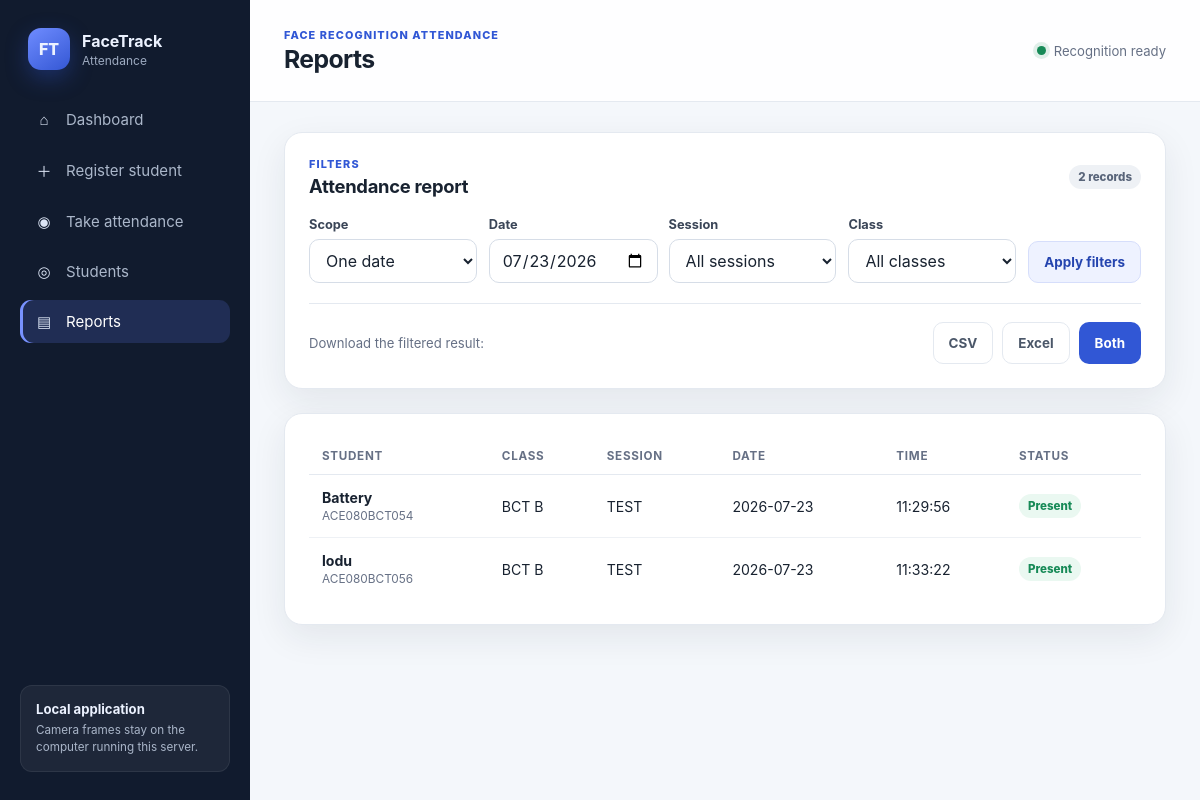
Page /reports on the committed database.
### tables this page shows
CREATE TABLE attendance (
                id INTEGER PRIMARY KEY AUTOINCREMENT,
                student_id TEXT NOT NULL,
                name TEXT NOT NULL,
                date TEXT NOT NULL,
                time TEXT NOT NULL,
                session_name TEXT NOT NULL DEFAULT 'default',
                status TEXT NOT NULL DEFAULT 'Present',
                FOREIGN KEY (student_id) REFERENCES students (student_id) ON DELETE CASCADE,
                UNIQUE(student_id, date, session_name)
            );

CREATE TABLE students (
                id INTEGER PRIMARY KEY AUTOINCREMENT,
                student_id TEXT UNIQUE NOT NULL,
                name TEXT NOT NULL,
                class_name TEXT NOT NULL DEFAULT '',
                created_at TEXT NOT NULL DEFAULT CURRENT_TIMESTAMP
            );

### app.py (the view)
@app.route("/reports")
def reports_page():
    try:
        selected_date = _validated_date(request.args.get("date")) or date.today().isoformat()
    except ValueError:
        selected_date = date.today().isoformat()
    selected_session = request.args.get("session", "").strip()
    selected_class = request.args.get("class", "").strip()
    scope = request.args.get("scope", "date")
    if scope not in {"date", "all"}:
        scope = "date"
    rows = _report_rows(
        scope,
        selected_date if scope == "date" else None,
        selected_session or None,
        selected_class or None,
    )
    return render_template(
        "reports.html",
        page="reports",
        rows=rows,
        classes=db.get_classes(),
        sessions=db.get_sessions(),
        selected_date=selected_date,
        selected_session=selected_session,
        selected_class=selected_class,
        scope=scope,
    )

### app.py (called while the page is built)
def _csrf_token() -> str:
    token = session.get("csrf_token")
    if not token:
        token = secrets.token_urlsafe(32)
        session["csrf_token"] = token
    return token

@app.context_processor
def inject_template_globals() -> dict[str, Any]:
    return {
        "csrf_token": _csrf_token(),
        "today_iso": date.today().isoformat(),
        "face_engine_ready": face_recognition is not None,
    }

@app.before_request
def protect_unsafe_requests() -> None:
    if request.method in {"POST", "PUT", "PATCH", "DELETE"}:
        _require_csrf()

def _validated_date(value: str | None) -> str | None:
    if not value:
        return None
    try:
        return datetime.strptime(value, "%Y-%m-%d").date().isoformat()
    except ValueError as exc:
        raise ValueError("Date must use YYYY-MM-DD format.") from exc

def _report_rows(scope: str, target_date: str | None, session_name: str | None, class_name: str | None):
    if scope == "all":
        return db.get_attendance_filtered(None, session_name, class_name)
    actual_date = target_date or date.today().isoformat()
    return db.get_attendance_filtered(actual_date, session_name, class_name)

### database.py (called while the page is built)
def get_connection() -> sqlite3.Connection:
    conn = sqlite3.connect(DB_PATH)
    conn.execute("PRAGMA foreign_keys = ON")
    conn.execute("PRAGMA busy_timeout = 5000")
    return conn

@contextmanager
def connection():
    conn = get_connection()
    try:
        yield conn
        conn.commit()
    except Exception:
        conn.rollback()
        raise
    finally:
        conn.close()

def get_classes() -> list[str]:
    with connection() as conn:
        rows = conn.execute(
            "SELECT DISTINCT class_name FROM students "
            "WHERE TRIM(class_name) <> '' ORDER BY class_name"
        ).fetchall()
    return [row[0] for row in rows]

def get_sessions(limit: int | None = None) -> list[str]:
    query = (
        "SELECT session_name FROM attendance GROUP BY session_name "
        "ORDER BY MAX(date || ' ' || time) DESC, session_name"
    )
    params: tuple[int, ...] = ()
    if limit is not None:
        query += " LIMIT ?"
        params = (limit,)
    with connection() as conn:
        rows = conn.execute(query, params).fetchall()
    return [row[0] for row in rows]

### templates/reports.html (shortened to what this page needs)
{% extends "base.html" %}
{% block page_heading %}Reports{% endblock %}
{% block content %}
<section class="panel">
  <div class="panel-heading"><div><p class="eyebrow">Filters</p><h2>Attendance report</h2></div><span class="badge neutral">{{ rows|length }} records</span></div>
  <form method="get" class="report-filters">
    <label><span>Scope</span><select name="scope" id="scopeSelect"><option value="date" {{ 'selected' if scope == 'date' else '' }}>One date</option></select></label>
    <label id="dateFilter"><span>Date</span><input type="date" name="date" value="{{ selected_date }}"></label>
    <label><span>Session</span><select name="session"><option value="">All sessions</option></select></label>
    <label><span>Class</span><select name="class"><option value="">All classes</option>{% for item in classes %}<option value="{{ item }}" {{ 'selected' if item == selected_class else '' }}>{{ item }}</option>{% endfor %}</select></label>
    <button class="button secondary" type="submit">Apply filters</button>
  </form>
  <div class="export-bar">
    <span>Download the filtered result:</span>
    <a class="button ghost" href="{{ url_for('export_report_download', scope=scope, date=selected_date, session=selected_session, class=selected_class, format='csv') }}">CSV</a>
    <a class="button ghost" href="{{ url_for('export_report_download', scope=scope, date=selected_date, session=selected_session, class=selected_class, format='xlsx') }}">Excel</a>
    <a class="button primary" href="{{ url_for('export_report_download', scope=scope, date=selected_date, session=selected_session, class=selected_class, format='both') }}">Both</a>
  </div>
</section>
<section class="panel">
  {% if rows %}
  <div class="table-wrap">
    <table>
      <thead><tr><th>Student</th><th>Class</th><th>Session</th><th>Date</th><th>Time</th><th>Status</th></tr></thead>
      <tbody>{% for row in rows %}<tr><td><strong>{{ row[1] }}</strong><small class="table-subtext">{{ row[0] }}</small></td><td>{{ row[2] or '—' }}</td><td>{{ row[3] }}</td><td>{{ row[4] }}</td><td>{{ row[5] }}</td><td><span class="badge success">{{ row[6] }}</span></td></tr>{% endfor %}</tbody>
    </table>
  </div>
  {% else %}
    <div class="empty-state"><strong>No matching records</strong><span>Change the filters or take attendance first.</span></div>
  {% endif %}
</section>
{% endblock %}

### static/css/app.css (style rules this page uses)
:root { --bg: #f4f7fb; --panel: #ffffff; --panel-soft: #f8fafc; --text: #182230; --muted: #667085; --line: #e4e9f0; --primary: #3157d5; --primary-dark: #2444af; --primary-soft: #eef2ff; --success: #178a57; --success-soft: #eaf8f1; --warning: #a25c00; --warning-soft: #fff5df; --danger: #c13434; --danger-soft: #fff0f0; --shadow: 0 12px 35px rgba(22, 34, 51, 0.08); --radius: 18px; }
* { box-sizing: border-box; }
html { font-family: Inter, ui-sans-serif, system-ui, -apple-system, BlinkMacSystemFont, "Segoe UI", sans-serif; color: var(--text); background: var(--bg); }
body { margin: 0; min-height: 100vh; }
a { color: inherit; text-decoration: none; }
button, input, select { font: inherit; }
button, .button { cursor: pointer; }
.eyebrow { margin: 0; text-transform: uppercase; letter-spacing: .1em; font-size: .68rem; font-weight: 800; color: var(--primary); }
.panel { background: var(--panel); border: 1px solid var(--line); border-radius: var(--radius); box-shadow: var(--shadow); padding: 24px; min-width: 0; }
.panel-heading { display: flex; align-items: center; justify-content: space-between; gap: 16px; margin-bottom: 20px; }
.panel-heading h2 { margin: 4px 0 0; font-size: 1.15rem; letter-spacing: -.015em; }
.table-wrap { overflow-x: auto; }
table { width: 100%; border-collapse: collapse; min-width: 720px; }
th { padding: 11px 13px; text-align: left; border-bottom: 1px solid var(--line); color: var(--muted); font-size: .73rem; text-transform: uppercase; letter-spacing: .06em; }
td { padding: 14px 13px; border-bottom: 1px solid #eef1f5; font-size: .88rem; vertical-align: middle; }
tbody tr:last-child td { border-bottom: 0; }
.table-subtext { display: block; margin-top: 3px; color: var(--muted); font-size: .74rem; }
.badge { display: inline-flex; align-items: center; justify-content: center; padding: 5px 9px; border-radius: 999px; font-size: .72rem; font-weight: 800; white-space: nowrap; }
.badge.success { color: var(--success); background: var(--success-soft); }
.badge.neutral { color: #59657a; background: #eef1f5; }
.form-grid label, .report-filters label { display: grid; gap: 7px; }
.form-grid label > span, .report-filters label > span { color: #3a4557; font-size: .8rem; font-weight: 750; }
input, select { width: 100%; min-height: 44px; padding: 10px 12px; border: 1px solid #d6dde7; border-radius: 10px; color: var(--text); background: white; outline: none; transition: .16s ease; }
.button { min-height: 42px; padding: 10px 15px; border: 1px solid transparent; border-radius: 10px; display: inline-flex; align-items: center; justify-content: center; gap: 7px; font-weight: 750; font-size: .84rem; transition: .16s ease; }
.button.primary { color: white; background: var(--primary); }
.button.secondary { color: var(--primary-dark); background: var(--primary-soft); border-color: #d6defb; }
.button.ghost { color: #4b5769; background: white; border-color: var(--line); }
.report-filters { display: grid; grid-template-columns: repeat(4, minmax(140px, 1fr)) auto; align-items: end; gap: 12px; }
.export-bar { margin-top: 20px; padding-top: 18px; border-top: 1px solid var(--line); display: flex; align-items: center; gap: 9px; }
.export-bar > span { margin-right: auto; color: var(--muted); font-size: .82rem; }

### rows in the picture
attendance: name "Battery", student "ACE080BCT054", class_name "BCT B", session_name "TEST", date "2026-07-23", time "11:29:56", status "Present"
attendance: name "lodu", student "ACE080BCT056", class_name "BCT B", session_name "TEST", date "2026-07-23", time "11:33:22", status "Present"

### other values in the picture
{{ rows|length }} "2"
